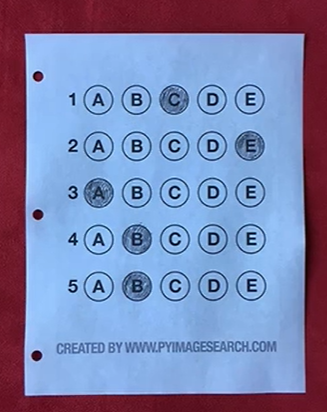
#> input picture 答题卡选项判断/images/test1.png, 327 x 412 px
$ python answer.py --image images/test1.png
#> lines starting #> are read from the running program, lines starting #| are printed output that depends on the picture; after the words box and inside, x2 and y2 are one past the last pixel; in counts of white or black regions, pixels touching at a corner belong together
import cv2
import numpy as np
import imutils
import argparse

#设置参数
ap = argparse.ArgumentParser()
ap.add_argument("-i","--image",required=True,
                help ="path to the input image")
args = vars(ap.parse_args())

#正确答案
ANSWER_KEY = {0:1,1:4,2:0,3:3,4:1}

def order_points(pts):
    # 一共4个坐标
   rect = np.zeros((4,2),dtype = "float32")

   # 按顺序找到对应坐标0123分别是左上，左下，右上右下
   # 计算左上，左下
   s = pts.sum(axis=1)
   rect[0] = pts[np.argmin(s)]
   rect[2] = pts[np.argmax(s)]

   # 计算右上右下
   diff = np.diff(pts, axis=1)
   rect[1] = pts[np.argmin(diff)]
   rect[3] = pts[np.argmax(diff)]

   return rect


def four_point_transform(image, pts):
    # 获取输入坐标点
    rect = order_points(pts)
    (tl, tr, br, bl) = rect

    # 计算输入的w和h的值
    widthA = np.sqrt(((br[0] - bl[0]) ** 2) + ((br[1] - bl[1]) ** 2))
    widthB = np.sqrt(((tr[0] - tl[0]) ** 2) + ((tr[1] - tl[1]) ** 2))
    maxWidth = max(int(widthA), int(widthB))

    heightA = np.sqrt(((tr[0] - br[0]) ** 2) + ((tr[1] - br[1]) ** 2))
    heightB = np.sqrt(((tl[0] - bl[0]) ** 2) + ((tl[1] - bl[1]) ** 2))
    maxHeight = max(int(heightA), int(heightB))

    # 变换后对应的坐标位置
    dst = np.array([
        [0, 0],
        [maxWidth - 1, 0],
        [maxWidth - 1, maxHeight - 1],
        [0, maxHeight - 1]], dtype="float32")

    # 计算变换矩阵
    M = cv2.getPerspectiveTransform(rect, dst)
    warped = cv2.warpPerspective(image, M, (maxWidth, maxHeight))

    # 返回变换后的结果
    return warped

def sort_contours(cnts, method="left-to-right"):
    reverse =False;
    i=0
    if method =="right-to-left" or method == "bottom-to-top":
        reverse =True
    if method =="top-to-bottom" or method == "bottom-to-top":
        i=1
    boundingBoxes= [cv2.boundingRect(c) for c  in cnts]
    (cnts,boundingBoxes) = zip(*sorted(zip(cnts,boundingBoxes),
                                       key=lambda b: b[1][i],reverse=reverse))
    return cnts,boundingBoxes
def cv_show(name,img):
    cv2.imshow(name, img)
    cv2.waitKey(0)
    cv2.destroyAllWindows()

#预处理
image = cv2.imread(args["image"])
#> image is the input picture: shape (412, 327, 3); mean B, G, R 175.6, 132.4, 123.7
contours_img =image.copy()
gray = cv2.cvtColor(image,cv2.COLOR_BGR2GRAY)
blurred = cv2.GaussianBlur(gray,(5,5),0)
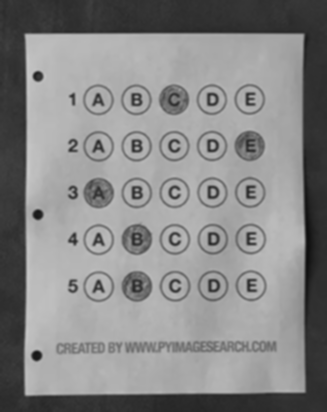
#> blurred: shape (412, 327); min 14, max 202, mean 134.7
cv_show("blurred",blurred)
edged = cv2.Canny(blurred,75,200)
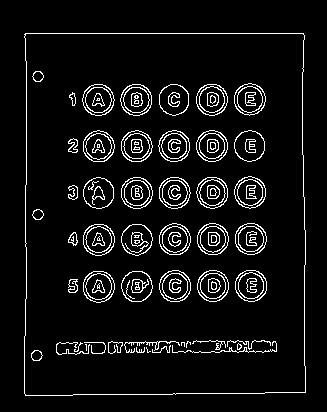
#> edged: shape (412, 327); 6.6% white in thin lines or dots, all inside (x1, y1, x2, y2) = (24, 33, 306, 396)
cv_show("edged",edged)

cnts = cv2.findContours(edged.copy(),cv2.RETR_EXTERNAL,
                        cv2.CHAIN_APPROX_SIMPLE)[0]
#> cnts = 1 contour; box (x1, y1, x2, y2) and area: (24, 33, 306, 396) 100300
cv2.drawContours(contours_img,cnts,-1,(0,0,255),3)
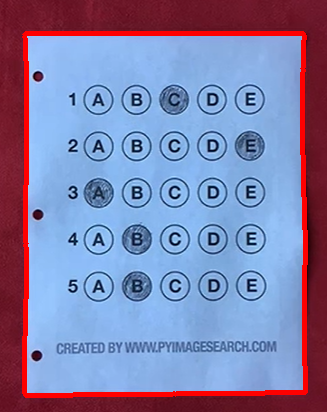
#> contours_img: shape (412, 327, 3); 4.74% of pixels changed, all inside (x1, y1, x2, y2) = (22, 31, 308, 398)
cv_show('contours_img',contours_img)
docCnt =None

#确保检测到
if len(cnts)>0:
    #根据轮廓大小进行排序
    cnts = sorted(cnts,key=cv2.contourArea,reverse=True)

    #遍历每一个轮廓
    for c in cnts:
        #近似
        peri =cv2.arcLength(c,True)
        approx = cv2.approxPolyDP(c,0.02*peri,True)

        #准备做透视变换
        if len(approx)==4:
            docCnt =approx
            break
#> this loop made 1 pass
#> (peri, docCnt) on pass 1: (1290.2, [[25, 33], [25, 395], [305, 392], [303, 33]])

#执行透视变换
warped = four_point_transform(gray,docCnt.reshape(4,2))
#> in order_points, `s = pts.sum(axis=1)`: s = [58, 420, 697, 336]
#> in order_points, `diff = np.diff(pts, axis=1)`: diff = [8, 370, 87, -270]
#> in four_point_transform, `rect = order_points(pts)`: rect = [[25, 33], [303, 33], [305, 392], [25, 395]]
#> in four_point_transform, `(tl, tr, br, bl) = rect`: tl = [25, 33]; tr = [303, 33]; br = [305, 392]; bl = [25, 395]
#> in four_point_transform, `widthA = np.sqrt(((br[0] - bl[0]) ** 2) + ((br[1] - bl[1]) ** 2))`: widthA = 280
#> in four_point_transform, `widthB = np.sqrt(((tr[0] - tl[0]) ** 2) + ((tr[1] - tl[1]) ** 2))`: widthB = 278
#> in four_point_transform, `maxWidth = max(int(widthA), int(widthB))`: maxWidth = 280
#> in four_point_transform, `heightA = np.sqrt(((tr[0] - br[0]) ** 2) + ((tr[1] - br[1]) ** 2))`: heightA = 359
#> in four_point_transform, `heightB = np.sqrt(((tl[0] - bl[0]) ** 2) + ((tl[1] - bl[1]) ** 2))`: heightB = 362
#> in four_point_transform, `dst = np.array([ [0, 0], [maxWidth - 1, 0], [maxWidth - 1, maxHeight -..`: dst = [[0, 0], [279, 0], [279, 361], [0, 361]]
#> in four_point_transform, `M = cv2.getPerspectiveTransform(rect, dst)`: M = [[0.995, -8.95e-18, -24.88], [3.32e-16, 1, -33.14], [-2.96e-05, 2e-05, 1]]
cv_show('warped',warped)

#阈值处理
thresh = cv2.threshold(warped,0,255,
                       cv2.THRESH_BINARY_INV |cv2.THRESH_OTSU)[1]
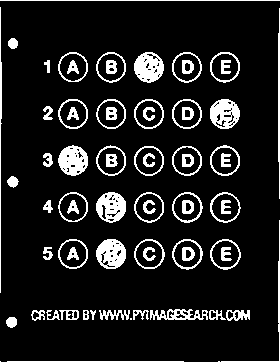
#> thresh: shape (362, 280); 11.9% white; 71 white regions (3 under 20 px)
cv_show('thresh',thresh)
thresh_Contours =thresh.copy()

#找到每一个圆圈轮廓
cnts = cv2.findContours(thresh.copy(), cv2.RETR_EXTERNAL,
                        cv2.CHAIN_APPROX_SIMPLE)[0]
#> cnts = 51 contours, 6 with area under 20; largest, box (x1, y1, x2, y2) and area: (210, 239, 241, 270) 693, (172, 192, 203, 223) 693, (210, 52, 240, 83) 693, (172, 239, 203, 270) 691, (210, 192, 241, 223) 689
cv2.drawContours(thresh_Contours,cnts,-1,(0,0,255),3)
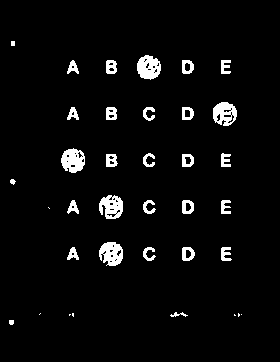
#> thresh_Contours: shape (362, 280); 4.2% white; 36 white regions (7 under 20 px)
cv_show('thresh_Contours',thresh_Contours)
questionCnts = []

#遍历
for c in cnts:
    #计算比例和大小
    (x,y,w,h)=cv2.boundingRect(c)
    ar = w/float(h)

    #根据实际情况指定标准
    if w>=20 and h>=20 and ar>=0.9 and ar<=1.1:
        questionCnts.append(c)
#> this loop made 51 passes
#> (x, y, w, h, ar) on passes 3, 5, 6, 7, 8, 9, 10, 11, 12, 13, 14, 15: (0, 361, 1, 1, 1), (6, 317, 11, 11, 1), (226, 310, 24, 11, 2.18), (209, 310, 17, 10, 1.7), (133, 310, 16, 10, 1.6), (99, 310, 31, 10, 3.1), (90, 310, 6, 10, 0.6), (83, 310, 6, 10, 0.6), (59, 310, 20, 10, 2), (46, 310, 14, 10, 1.4), (31, 310, 14, 11, 1.27), (150, 309, 58, 11, 5.27)
#> (c, x, y, w, h, ar) on passes 1, 2, 4, 51: ([[218, 361], [219, 361]], 218, 361, 2, 1, 2), ([[7, 361], [183, 361]], 7, 361, 177, 1, 177), ([[130, 318], [130, 319], [131, 319], [131, 318]], 130, 318, 2, 2, 1), ([[0, 0], [279, 0]], 0, 0, 280, 1, 280)
#> after the loop, questionCnts = 25 contours; largest, box (x1, y1, x2, y2) and area: (210, 239, 241, 270) 693, (172, 192, 203, 223) 693, (210, 52, 240, 83) 693, (172, 239, 203, 270) 691, (210, 192, 241, 223) 689

#按照从上到下进行排序
questionCnts =sort_contours(questionCnts,method="top-to-bottom")[0]
#> in sort_contours, `boundingBoxes= [cv2.boundingRect(c) for c  in cnts]`: boundingBoxes = 25 items, first 6: (210, 239, 31, 31), (172, 239, 31, 31), (134, 239, 31, 30), (96, 239, 30, 30), (58, 239, 30, 30), (210, 192, 31, 31)
#> in sort_contours, `(cnts,boundingBoxes) = zip(*sorted(zip(cnts,boundingBoxes), key=lambda..`: cnts = 25 contours; largest, box (x1, y1, x2, y2) and area: (210, 52, 240, 83) 693, (172, 192, 203, 223) 693, (210, 239, 241, 270) 693, (172, 239, 203, 270) 691, (210, 192, 241, 223) 689; boundingBoxes = 25 items, first 6: (210, 52, 30, 31), (172, 52, 30, 31), (134, 52, 30, 31), (96, 52, 30, 31), (58, 52, 30, 30), (210, 99, 30, 30)
#> questionCnts has the same summary as cnts in sort_contours
correct =0

for(q,i)in enumerate(np.arange(0,len(questionCnts),5)):
    #排序
    cnts = sort_contours(questionCnts[i:i+5])[0]
    bubbled =None

    #遍历每一个结果
    for (j,c) in enumerate(cnts):
        # 使用mask来判断结果
       mask =np.zeros(thresh.shape,dtype="uint8")
       cv2.drawContours(mask,[c],-1,255,-1)
       cv_show('mask',mask)
       #通过计算非零点数量来计算是否选择这个答案
       mask = cv2.bitwise_and(thresh,thresh,mask=mask)
       total = cv2.countNonZero(mask)

       #通过阈值判断
       if bubbled is None or total >bubbled[0]:
           bubbled=(total,j)

    #对比正确答案
    color = (0,0,255)
    k = ANSWER_KEY[q]

    #判断正确
    if k == bubbled[1]:
        color =(0,255,0)
        correct +=1

    #绘图
    cv2.drawContours(warped,[cnts[k]],-1,color,3)
#> this loop made 5 passes
#> (color, k) on passes 1 to 5: ((0, 0, 255), 1), ((0, 255, 0), 4), ((0, 255, 0), 0), ((0, 0, 255), 3), ((0, 255, 0), 1)
#> mask: shape (362, 280); 0.28% white in thin lines or dots, all inside (x1, y1, x2, y2) = (210, 239, 241, 270)
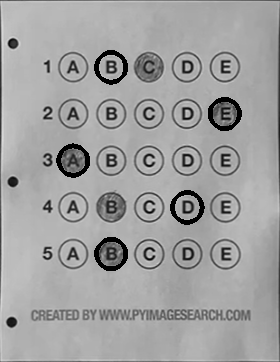
#> warped: shape (362, 280); min 0, max 219, mean 160.4
#> after the loop, correct = 3

score =(correct/5.0)*100
#> score = 60
print("[INFO] sore: {:.2f}%".format(score))
#| [INFO] sore: 60.00%
cv2.putText(warped,"{:.2f}%".format(score),(10,30),
            cv2.FONT_HERSHEY_SIMPLEX,0.9,(0,0,255),2)
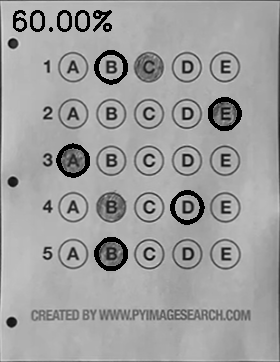
#> warped: shape (362, 280); 0.85% of pixels changed, all inside (x1, y1, x2, y2) = (13, 10, 112, 32)
cv2.imshow("original",image)
cv2.imshow("exam",warped)
cv2.waitKey(0)
